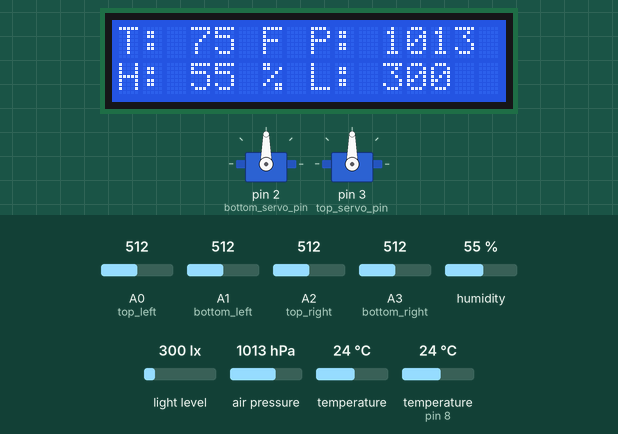
Recording of a sketch running on a simulated Arduino Uno, built with avr-gcc and run on an emulated ATmega328P. Shown: 2 × servo, 16×2 character LCD. The test bench sets the inputs (shaded band); at power-on: A0 (top_left) = 512, A2 (top_right) = 512, A3 (bottom_right) = 512, A1 (bottom_left) = 512, humidity 55 %, light level 300 lx, air pressure 1013 hPa, temperature 24 °C, temperature (sensor on pin 8) 24 °C.

Above: at 3.1 s.
3.2 s: A0 (top_left) set to 533
At 6.5 s:
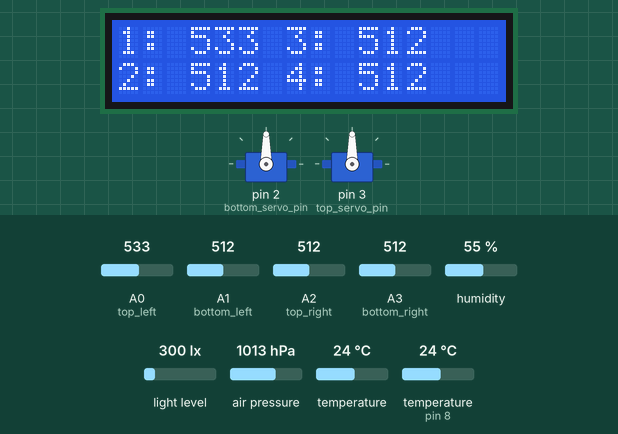
9.0 s: A0 (top_left) set to 557
At 10.62 s:
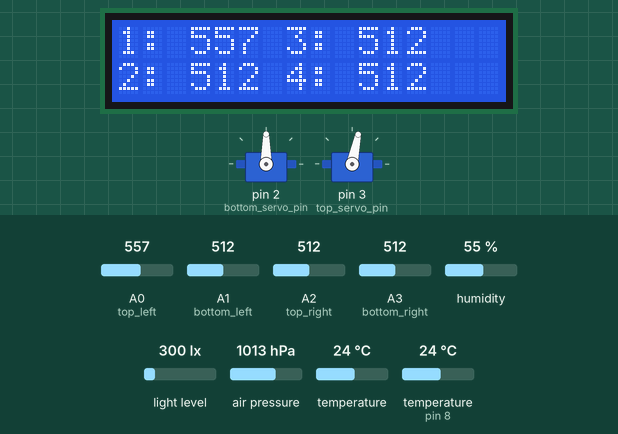
11.8 s: A2 (top_right) set to 538
At 12.79 s:
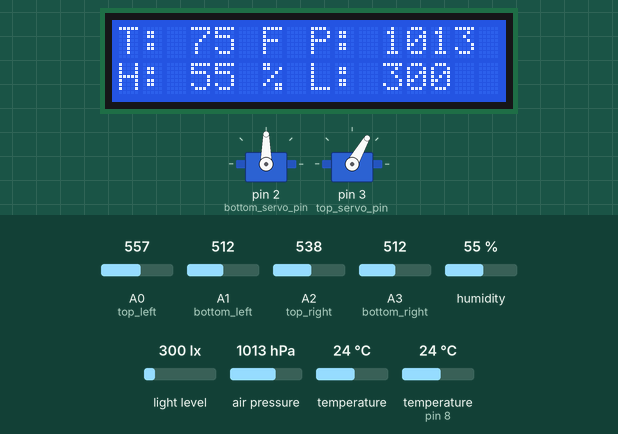
14.9 s: A3 (bottom_right) set to 531
At 16.9 s:
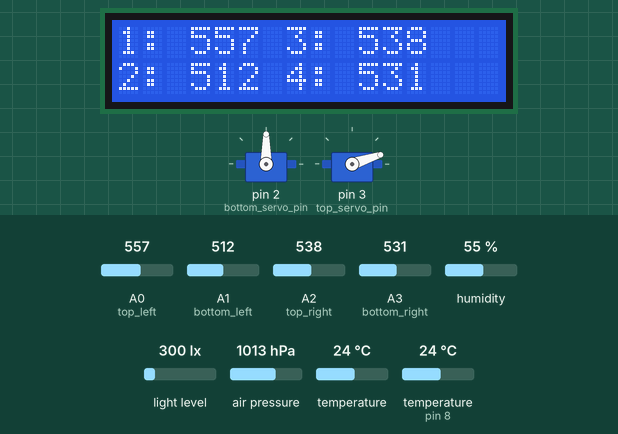
17.5 s: A3 (bottom_right) set to 560
At 18.02 s:
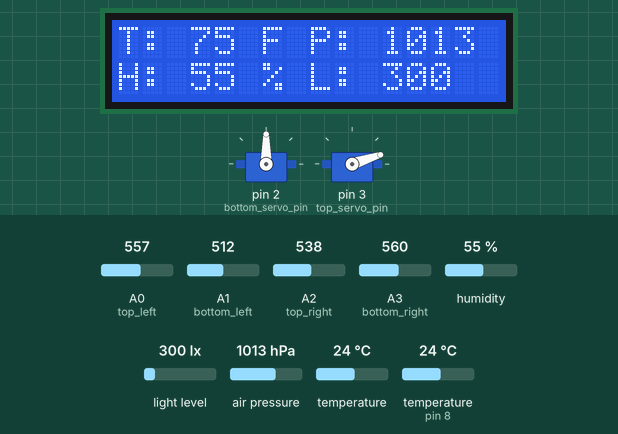
19.6 s: A1 (bottom_left) set to 716
At 20.62 s:
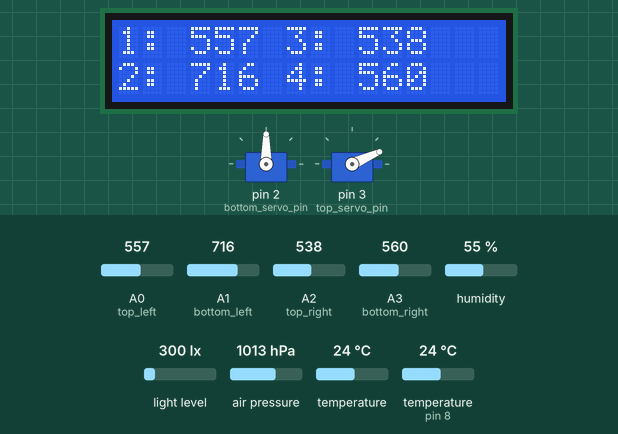
Timing chart, 0 to 33.2 s (numbered marks = the images above; inputs shaded):
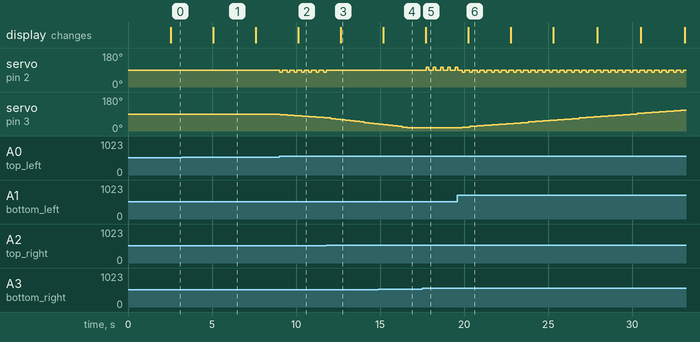

Measured:
- the behaviour switches between 542 and 543 on A0 (top_left) (found by bisection; images 1 and 2)
- the behaviour switches between 526 and 527 on A2 (top_right) (found by bisection; images 2 and 3)
- the behaviour switches between 542 and 543 on A3 (bottom_right) (found by bisection; images 4 and 5)
- after the input at 3.2 s, the display: changes after 1.9 s (image 1)
- after the input at 9.0 s, servo on pin 2 (bottom_servo_pin): alternates 90° for 0.28 s and 78° for 0.15 s, starting at once; servo on pin 3 (top_servo_pin): moves from 90° to 69° over 2.6 s, starting at once; the display: changes after 1.1 s (image 2)
- after the input at 11.8 s, servo on pin 2 (bottom_servo_pin): stops changing and stays 90°
- after the input at 14.9 s, the display: changes after 0.29 s (image 4)
- after the input at 17.5 s, servo on pin 2 (bottom_servo_pin): alternates 105° for 0.15 s and 90° for 0.28 s, starting after 0.23 s
- after the input at 19.6 s, servo on pin 3 (top_servo_pin): moves from 18° to 111° over 13.0 s, starting after 0.30 s; the display: changes after 0.64 s (image 6)

The sketch:

demo.ino
```cpp
#include <Servo.h>
#include <LiquidCrystal_I2C.h>
#include <DHT.h>
#include <BH1750.h>
#include <SFE_BMP180.h>
#include <Wire.h>
#include <Thread.h>
#include <ThreadController.h>

// Threads
ThreadController controll = ThreadController();
Thread lcd_thread = Thread();
Thread tracker_thread = Thread();


// LDR values
const int top_left = A0;      // green
const int bottom_left = A1;   // yellow
const int top_right = A2;     // blue
const int bottom_right = A3;  // white
int ldr1, ldr2, ldr3, ldr4;


// Servo Motors
const int bottom_servo_pin = 2;
const int top_servo_pin = 3;
const int servo_stop = 90;
const int servo_forward = 78;
const int servo_backward = 105;
const float servo_speed = 46.66;
float current_angle;
int motor_pos;
Servo bottom_servo;
Servo top_servo;

// LCD
LiquidCrystal_I2C lcd(0x27, 2, 1, 0, 4, 5, 6, 7, 3, POSITIVE);
bool lcd_change;

// Light Intensity
BH1750 light_intensity(0x23);
float lux_level;

// Pressure
SFE_BMP180 atmo_pressure;
const float ALTITUDE = 17.0688;
double pressure;

// DHT values
const int DHT_pin = 8;
const int DHT_type = DHT22;
float temperature;
float humidity;
DHT dht(DHT_pin, DHT_type);


void test_angle();
void set_initial();
void lcd_display();
void tracker();
void video_demo();


Thread testing_thread = Thread();
void testing() {
  bottom_servo.write(servo_forward);
  delay(150);
  bottom_servo.write(servo_stop);
}

void setup() {
  // Serial Monitor
  Serial.begin(9600);

  // LDR
  pinMode(top_left, INPUT);
  pinMode(bottom_left, INPUT);
  pinMode(top_right, INPUT);
  pinMode(bottom_right, INPUT);
  ldr1 = 0;
  ldr2 = 0;
  ldr3 = 0;
  ldr4 = 0;

  // Servo
  bottom_servo.attach(bottom_servo_pin);
  top_servo.attach(top_servo_pin);
  bottom_servo.write(servo_stop);
  current_angle = 0;
  motor_pos = 90;
  top_servo.write(motor_pos);

  // DHT
  dht.begin();
  temperature = 0;
  humidity = 0;

  // LCD
  lcd.begin(16, 2);
  lcd.backlight();
  lcd_change = true;

  //Light Intensity
  Wire.begin();
  light_intensity.begin();
  lux_level = 0;

  // Pressure
  atmo_pressure.begin();
  pressure = 0;

  // Threads
  lcd_thread.onRun(lcd_display);
  lcd_thread.setInterval(2500);
  tracker_thread.onRun(tracker);
  tracker_thread.setInterval(250);
  //testing_thread.onRun(testing);
  //unsigned long seconds = 1000L;
  //unsigned long minutes = seconds * 60 * 7;
  //testing_thread.setInterval(minutes);

  controll.add(&lcd_thread);
  controll.add(&tracker_thread);
  //controll.add(&testing_thread);

}


void loop() {


  controll.run();
  //video_demo();

  //set_initial();
}


void tracker() {

  // Sun Tracker
  ldr1 = analogRead(top_left);
  ldr2 = analogRead(bottom_left);
  ldr3 = analogRead(top_right);
  ldr4 = analogRead(bottom_right);

  if ((ldr1 - ldr2) > 30 || ((ldr3 - ldr4) > 30)) {
    if (motor_pos >= 20) {
      --motor_pos;
      --motor_pos;
      --motor_pos;
      top_servo.write(motor_pos);
    }
  } else if ((ldr1 - ldr2) < -30 || ((ldr3 - ldr4) < -30)) {
    if (motor_pos <= 160) {
      ++motor_pos;
      ++motor_pos;
      ++motor_pos;
      top_servo.write(motor_pos);
    }
  }

  if (((ldr1 - ldr3) > 30) || ((ldr2 - ldr4) > 30)) {
    //if (current_angle <= 170) {
    bottom_servo.write(servo_forward);
    delay(150);
    bottom_servo.write(servo_stop);
    current_angle += servo_speed * 0.15;
    //}
  } else if (((ldr1 - ldr3) < -30) || ((ldr2 - ldr4) < -30)) {
    //if (current_angle >= -170) {
    bottom_servo.write(servo_backward);
    delay(150);
    bottom_servo.write(servo_stop);
    current_angle -= servo_speed * 0.15;
    //}
  }

  // Weather Station
  temperature = dht.readTemperature(true);
  humidity = dht.readHumidity();
  lux_level = light_intensity.readLightLevel();

  char check;
  double temp, slpressure, altitude;
  check = atmo_pressure.startTemperature();
  if (check != 0){
    delay(check);
    //Get temp from BMP180
    check = atmo_pressure.getTemperature(temp);
    if (check != 0) {
      //Get atmo pressure from BMP180
      check = atmo_pressure.startPressure(3);
      if (check != 0) {
        delay(check);
        check = atmo_pressure.getPressure(pressure, temp);
        if (check != 0) {
          //Getting sea-level pressure
          slpressure = atmo_pressure.sealevel(pressure, ALTITUDE);
          //Getting altitude
          altitude = atmo_pressure.altitude(pressure, slpressure);
        } else {
          Serial.println("Error getting pressure measurement");
        }
      } else {
        Serial.println("Error starting pressure measurement");
      }
    } else {
      Serial.println("Error getting temp measurement");
    }
  } else {
    Serial.println("Error starting temp measurement");
  }
}

void lcd_display() {
  if (lcd_change) {
    char str[16];
    char top_str[16] = "T: ";
    char bottom_str[16] = "H: ";
    char top_p[16] = " P: ";
    char bottom_l[16] = " L: ";

    sprintf(str, "%d", (int) temperature);
    strcat(top_str, str);
    char astr[16] = " F";
    strcat(top_str, astr);
    sprintf(str, "%d", (int) humidity);
    strcat(bottom_str, str);
    char bstr[16] = " %";
    strcat(bottom_str, bstr);

    sprintf(str, "%d", (int) pressure);
    strcat(top_p, str);
    strcat(top_str, top_p);

    sprintf(str, "%d", (int) lux_level);
    strcat(bottom_l, str);
    strcat(bottom_str, bottom_l);

    lcd.clear();
    lcd.setCursor(0, 0);
    lcd.print(top_str);
    lcd.setCursor(0, 1);
    lcd.print(bottom_str);

    lcd_change = false;
  } else {
    char str[16];
    char top_str[16] = "1: ";
    char bottom_str[16] = "2: ";
    char top_p[16] = " 3: ";
    char bottom_l[16] = " 4: ";

    sprintf(str, "%d", (int) ldr1);
    strcat(top_str, str);

    sprintf(str, "%d", (int) ldr2);
    strcat(bottom_str, str);

    sprintf(str, "%d", (int) ldr3);
    strcat(top_p, str);
    strcat(top_str, top_p);

    sprintf(str, "%d", (int) ldr4);
    strcat(bottom_l, str);
    strcat(bottom_str, bottom_l);

    lcd.clear();
    lcd.setCursor(0, 0);
    lcd.print(top_str);
    lcd.setCursor(0, 1);
    lcd.print(bottom_str);

    lcd_change = true;
  }
}

void video_demo() {

  delay(3000);

  motor_pos += 5;
  top_servo.write(motor_pos);
  delay(750);
  motor_pos += 5;
  top_servo.write(motor_pos);
  delay(750);
  motor_pos += 5;
  top_servo.write(motor_pos);
  delay(750);
  motor_pos += 5;
  top_servo.write(motor_pos);
  delay(750);
  motor_pos -= 5;
  top_servo.write(motor_pos);
  delay(750);
  motor_pos -= 5;
  top_servo.write(motor_pos);
  delay(750);
  motor_pos -= 5;
  top_servo.write(motor_pos);
  delay(750);
  motor_pos -= 5;
  top_servo.write(motor_pos);
  delay(750);
  motor_pos -= 5;
  top_servo.write(motor_pos);
  delay(750);
  motor_pos -= 5;
  top_servo.write(motor_pos);
  delay(750);
  motor_pos -= 5;
  top_servo.write(motor_pos);
  delay(750);
  motor_pos -= 5;
  top_servo.write(motor_pos);
  delay(750);

  bottom_servo.write(servo_forward);
  delay(150);
  bottom_servo.write(servo_stop);
  delay(850);
  bottom_servo.write(servo_forward);
  delay(150);
  bottom_servo.write(servo_stop);
  delay(850);
  bottom_servo.write(servo_forward);
  delay(150);
  bottom_servo.write(servo_stop);
  delay(850);
  bottom_servo.write(servo_forward);
  delay(150);
  bottom_servo.write(servo_stop);
  delay(850);
  bottom_servo.write(servo_backward);
  delay(150);
  bottom_servo.write(servo_stop);
  delay(850);
  bottom_servo.write(servo_backward);
  delay(150);
  bottom_servo.write(servo_stop);
  delay(850);
  bottom_servo.write(servo_backward);
  delay(150);
  bottom_servo.write(servo_stop);
  delay(850);
  bottom_servo.write(servo_backward);
  delay(150);
  bottom_servo.write(servo_stop);
  delay(850);
  bottom_servo.write(servo_backward);
  delay(150);
  bottom_servo.write(servo_stop);
  delay(850);
  bottom_servo.write(servo_backward);
  delay(150);
  bottom_servo.write(servo_stop);
  delay(850);
  bottom_servo.write(servo_backward);
  delay(150);
  bottom_servo.write(servo_stop);
  delay(850);


}

void set_initial() {
  top_servo.write(90);
  delay(5000);
}

void test_angle() {
  Serial.print("Current Angle: ");
  Serial.println(current_angle);
  bottom_servo.write(servo_forward);
  delay(100);
  current_angle += .1 * servo_speed;
  bottom_servo.write(servo_stop);


}
```
